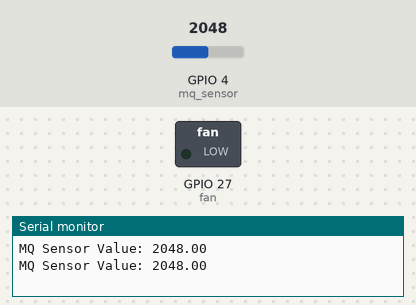
A sketch run on a simulated ESP32. Parts: switched loads named in the sketch (green lamp = pin HIGH), the last lines printed to the serial monitor. The inputs (shaded band) are chosen by the test bench; at power-on: GPIO 4 (mq_sensor) = 2048. WiFi joins after 1.5 s; servers stay silent unless stated.

Above: at 3.0 s.
3.1 s: GPIO 4 (mq_sensor) set to 2965
5.0 s: GPIO 4 (mq_sensor) set to 3060
At 6.7 s:
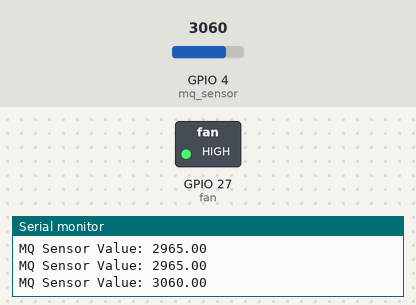
7.3 s: GPIO 4 (mq_sensor) set to 2960
At 8.3 s:
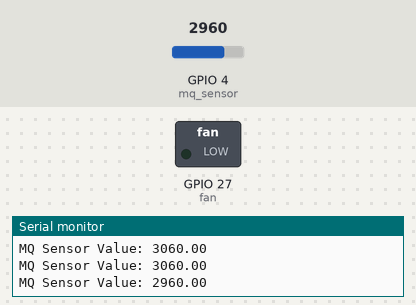
9.3 s: GPIO 4 (mq_sensor) set to 3040
At 11.1 s:
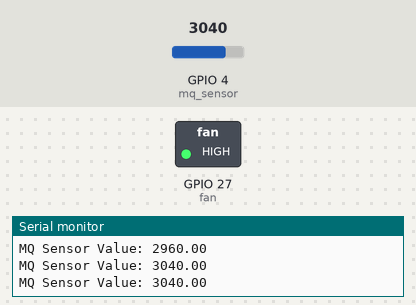
Timing chart, 0 to 12.3 s (numbered marks = the images above; inputs shaded):
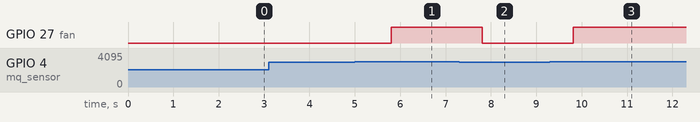

The sketch:

mq_sensor.ino
```cpp
// using ESP32 DEVKIT V1
// connect mq_sensor to VP - GPIO 36

// if GAS => signal = 4095
// adding blynk to check
#define BLYNK_PRINT Serial
#define BLYNK_TEMPLATE_ID "TMPL6jvUtX6Aj"
#define BLYNK_TEMPLATE_NAME "SMART HOME BY QUANG NGUYEN"
#define BLYNK_AUTH_TOKEN "7xiLTONcgThzI2q6FT26UWHT8MHbC1-F"
#include <WiFi.h>
#include <WiFiClient.h>
#include <WiFiClientSecure.h>
#include <BlynkSimpleEsp32.h>
#define mq_sensor 4
int fan = 27;
char ssid[] = "Canh Ca Thai Binh";
char pass[] = "giang1992";
BlynkTimer timer;
void setup()
{
    Serial.begin(9600);
    pinMode(mq_sensor, INPUT);
    pinMode(fan, OUTPUT);
    Blynk.begin(BLYNK_AUTH_TOKEN, ssid, pass);
}

void loop()
{
    float sensorValue = analogRead(mq_sensor);
    int check = 0;
    Serial.print("MQ Sensor Value: ");
    Serial.println(sensorValue);
    if (sensorValue >= 3000)
    {
        digitalWrite(fan, HIGH);
        check = 1;
    }
    else
    {
        digitalWrite(fan, LOW);
        check = 0;
    }
    Blynk.virtualWrite(V0, check);
    delay(1000); // Delay for 1 second
    Blynk.run();
    timer.run();
}
```

Measured:
- the behaviour switches between 2999 and 3000 on GPIO 4 (mq_sensor) (found by bisection; images 0 and 1)
- after the input at 5.0 s, GPIO 27 (fan): LOW → HIGH after 0.81 s
- after the input at 7.3 s, GPIO 27 (fan): HIGH → LOW after 0.51 s
- after the input at 9.3 s, GPIO 27 (fan): LOW → HIGH after 0.51 s
